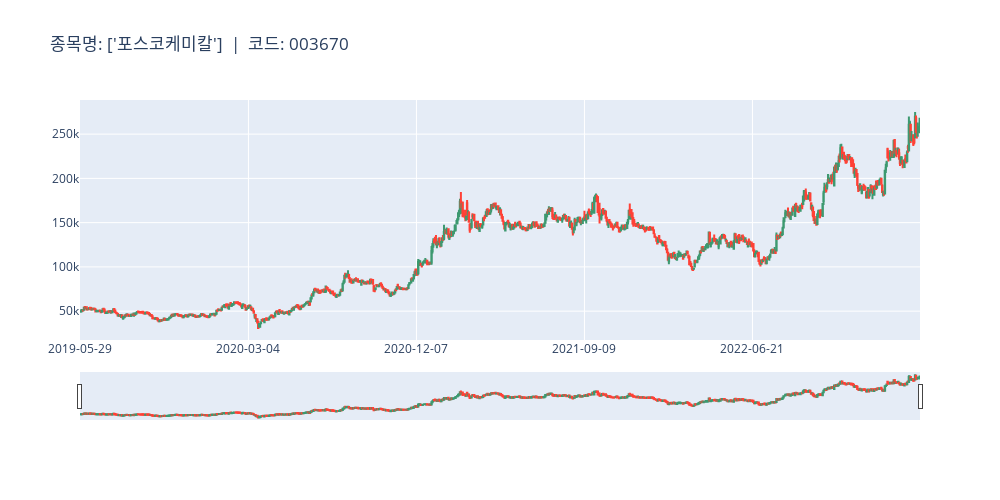

Source (notebook cell):
### Code cell
ut.making_mt_plot(handle_data=df_signal_test, code='003670', jounal=bt.JOUNAL)

### Figure 1 — Plotly figure (JSON) as saved in the notebook; plotly's stock layout.template omitted (floating-point values rounded to 4 significant figures; data arrays with more than 128 entries replaced by an {"elided": "..."} marker saying what was removed)
{"data": [{"close": {"elided": "945 int values"}, "high": {"elided": "945 int values"}, "low": {"elided": "945 int values"}, "open": {"elided": "945 int values"}, "type": "candlestick", "x": {"elided": "945 str values"}}], "layout": {"height": 500, "title": {"text": "종목명: ['포스코케미칼']  |  코드: 003670"}, "width": 1000, "xaxis": {"categoryorder": "category ascending", "nticks": 5, "type": "category"}}}
